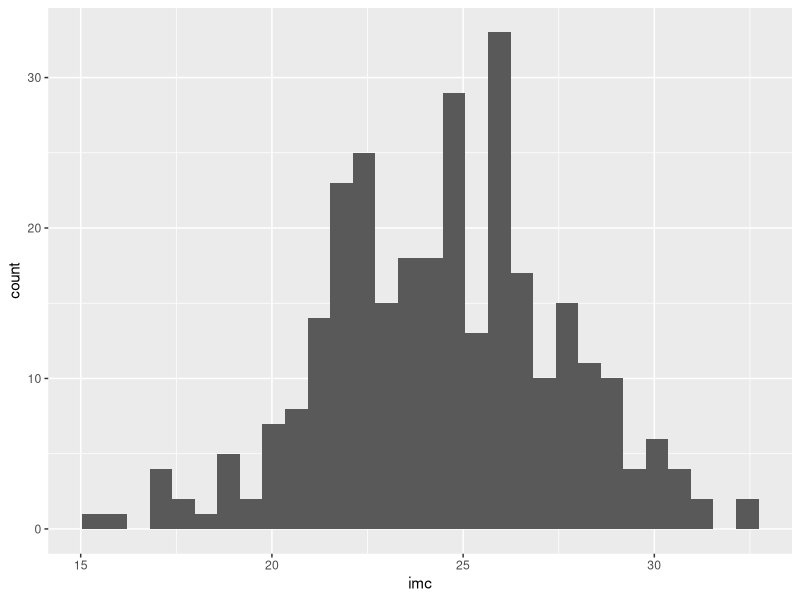
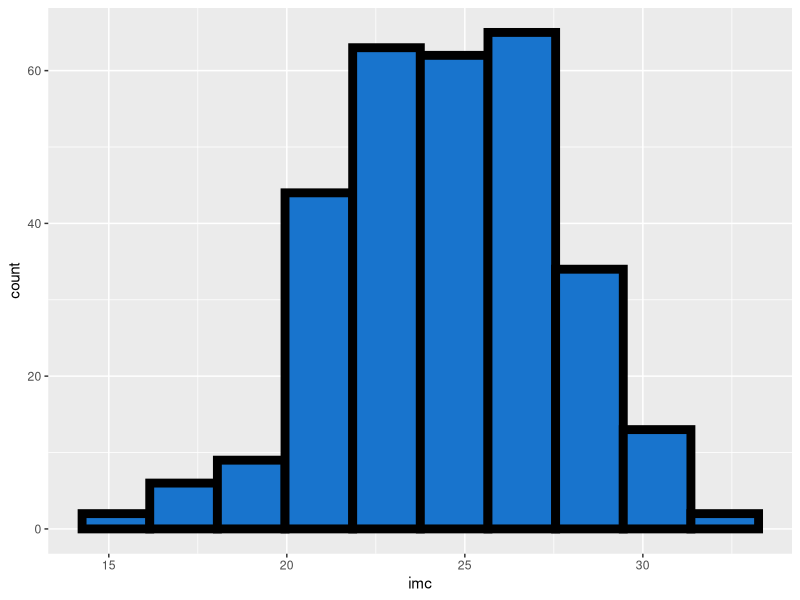
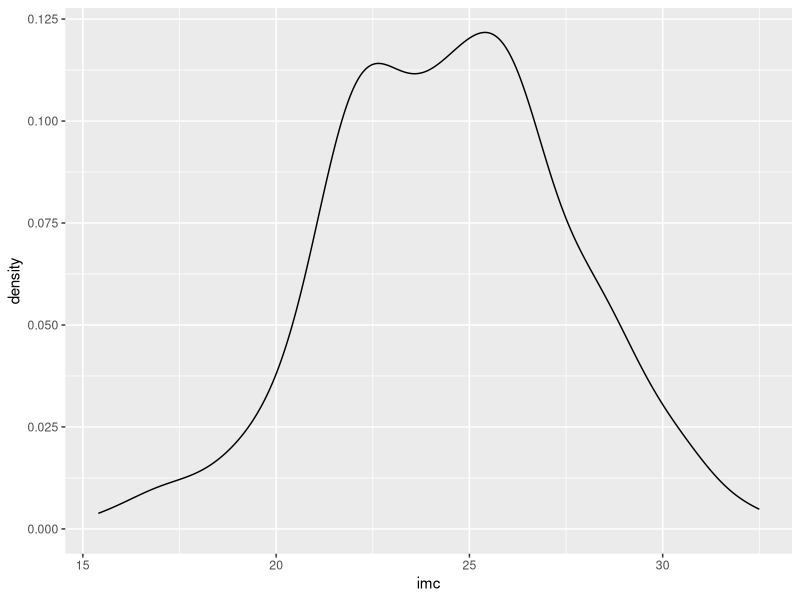
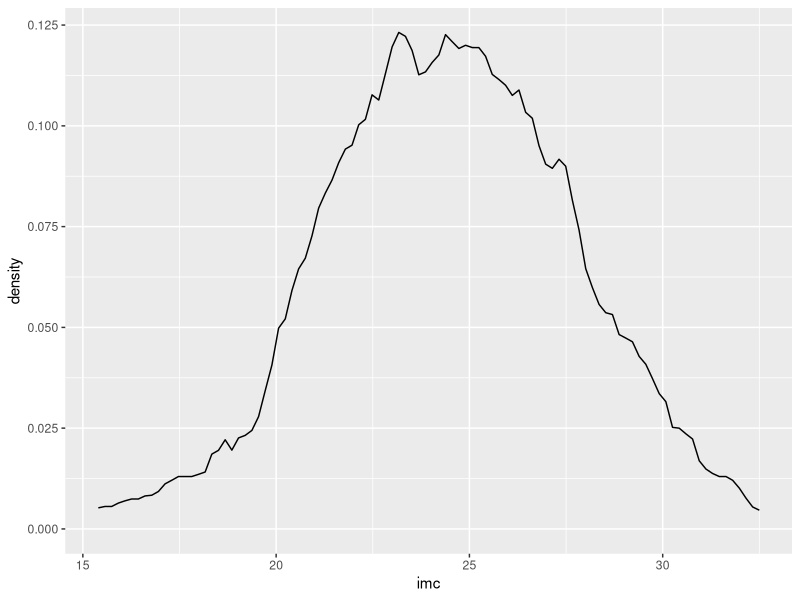
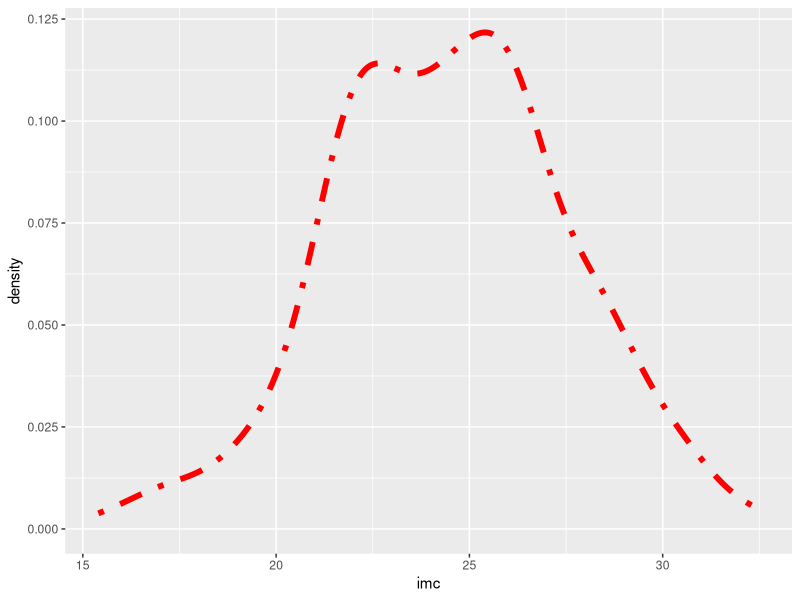
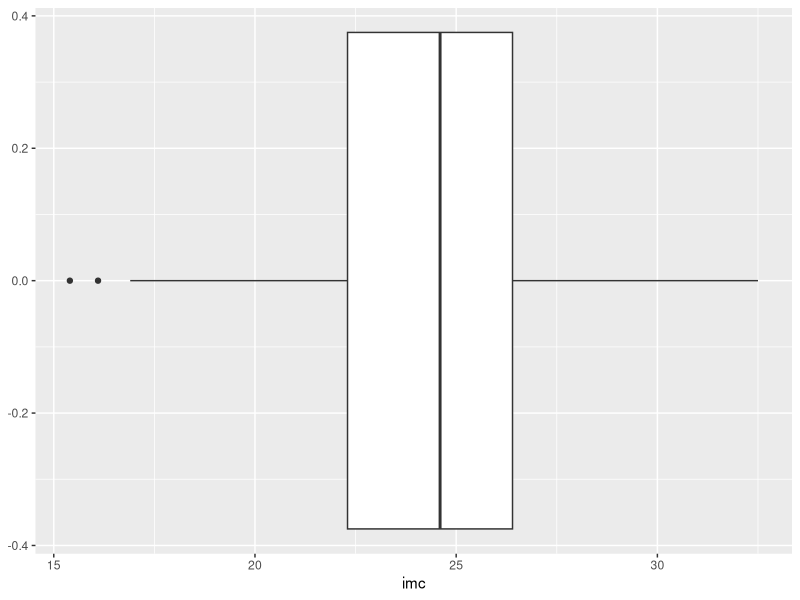
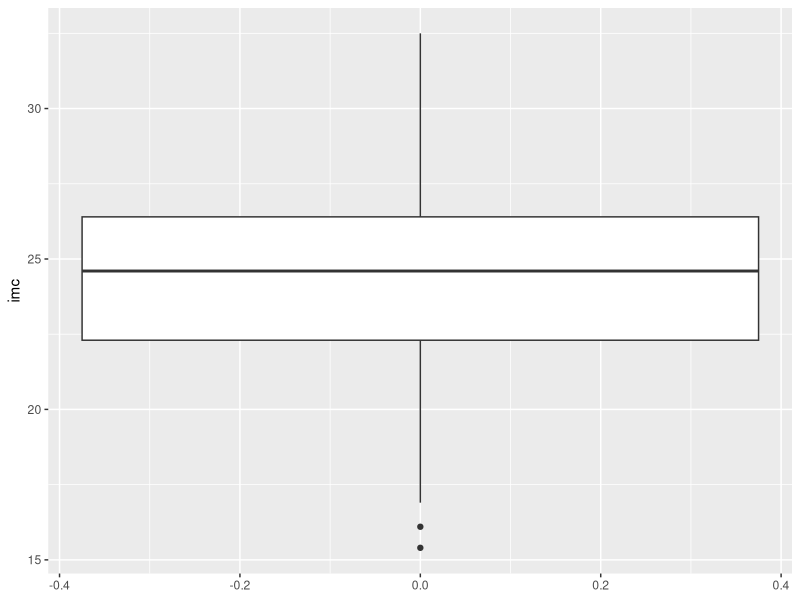
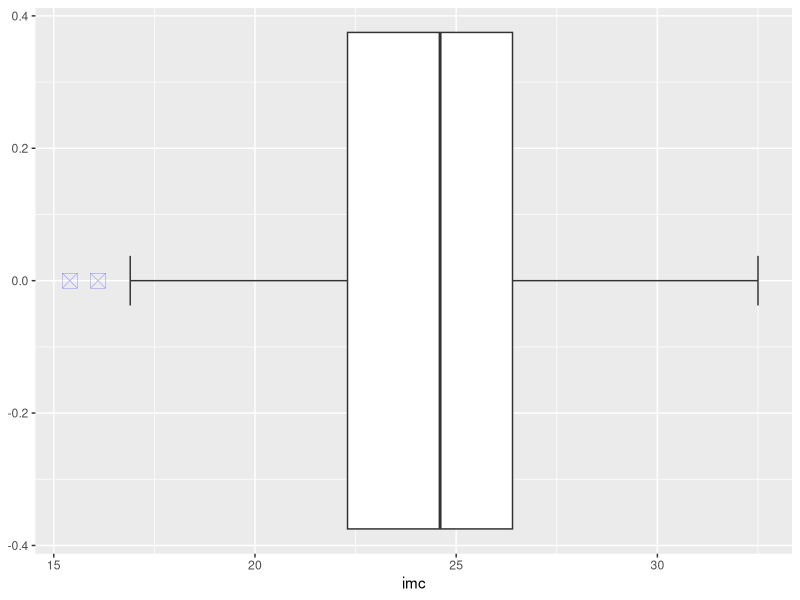

Write R code to recreate these figures, in order.
## ---- chunk 1
library(tidyverse)
## ---- chunk 2
x <- 1:10
## ---- chunk 3
## Importer les bases df_1 et meta_df_1 au format tibble :
df_1 <- read_csv2("data/df_1.csv")
meta_df_1 <- read_csv2("data/meta_df_1.csv")
## Vérifiez quel est le format de df_1 :
class(df_1) # df_1 est de format "Tibble" (tbl) et de format "data.frame"
## ---- chunk 4
df_1
## ---- chunk 5
glimpse(df_1)
## ---- chunk 6
### créer la variable obésité.
# note avec le pipe, pensez à assigner le résultat dans df_1 pour que la 
# variable crée soit bien sauvegardée dans la base df_1
# (ci-dessous, la variable est uniquement crée de manière temporaire)
df_1 %>% 
  mutate(obesite = if_else(df_1$imc >= 30, 1, 0)) 
df_1 %>% slice_head(n = 3) # la variable n'a pas été enregistrée dans df_1 !

df_1 <- df_1 %>% 
  mutate(obesite = if_else(df_1$imc >= 30, 1, 0))
df_1  %>% slice_head(n = 3) # ici, la variable a bien été ajoutée dans df_1

### Vérifier que la variable est crée correctement en calculant le min et le max
### dans chaque groupe d'obésité nouvellement créé :
# on va utiliser la fonction summarise qui permet de calculer différents paramètres
# d'une distribution de variables, voir ?summarise()
# ces analyses peuvent se faire par sous-groupes, qui sont identifiés en amont 
# par la fonction group_by()
### La fonction summarise sera revue plus en détails pour l'analyse descriptive
# Note : summarise()/summarize() peut s'écrire avec un "s" ou un "z"
df_1 %>%
  group_by(obesite) %>% # prépare à une analyse par groupe
  summarise(min = min(imc), # calcul le min et max selon les groupes définis
            max = max(imc)) # par la fonction "group_by()"

### Créer la variable imc à 4 classe, avec la fonction case_when()
### qui fonctionne selon le principe de if_else, mais pour plus de 2 catégories :
### Chaque catégorie va être définie par une formule avec : 
### la condition à gauche du signe ~ et la valeur à assigner à droite du signe ~
df_1 <- df_1 %>% 
  mutate(imc_cl = case_when(imc < 18.5 ~ 1,
                            imc >= 18.5 & imc < 25 ~ 2,
                            imc >= 25 & imc < 30 ~ 3,
                            imc >= 30 ~ 4))
df_1 %>% slice_head(n = 3) # la variable imc_cl a été ajoutée à la base df_1

### vérifier que la variable a été correctement créée
df_1 %>%
  group_by(imc_cl) %>%
  summarise(min = min(imc),
            max = max(imc))

### le croisement entre imc en classe et obésité doit être cohérent :
with(df_1, table(as.factor(imc_cl), as.factor(obesite), deparse.level = 2))

df_1 %>% group_by(imc_cl, obesite) %>% summarise(n = n())
df_1 %>% count(imc_cl, obesite) # équivalent à la commande précédente
## ---- chunk 7
## Après les modifications suivantes, on inspectera les 3 premières lignes : 
##   - Renommer une variable sans changer sa position
df_1 %>% 
  rename(imc_en_classe = imc_cl) %>% 
  slice_head(n = 3)

##   - Changer l'ordre des colonnes, par exemple, déplacer les colonnes 
##     imc_cl et obesité (dans cet ordre) après la variable imc
df_1 %>% 
  relocate(imc_cl, obesite, .after = imc) %>% 
  slice_head(n = 3)
## ---- chunk 8
## Nous allons compléter la base de méta-données en ajoutant des lignes
meta_df_1
## On commence par rajouter les labels de la variable imc_cl
# Note : pensez à assigner la commande à la base meta_df_1 pour enregistrer les 
# modifications sinon, la création ne sera que temporaire
meta_df_1 <- meta_df_1 %>% add_row(var = rep("imc_cl", 4), 
                                   label = rep("IMC en classes", 4), 
                                   id_labs = 1:4, 
                                   code_labs = 1:4,
                                   labs = c("Maigreur", "Normal", "Surpoids", "Obèse"))
meta_df_1 %>% slice_tail(n = 6)
## Puis, on ajoute les labels de la variable obesite 
## mais en les positionnant juste avant les labels de imc_cl
meta_df_1 <- meta_df_1 %>% add_row(var = rep("obesite", 2), 
                                   label = rep("Obésité", 2), 
                                   id_labs = c(1,2), 
                                   code_labs = c(0,1),
                                   labs = c("Non", "Oui"), 
                                   .before = 9) # avant la 9ème ligne
meta_df_1 %>% slice_tail(n = 7)
## ---- chunk 9
## Inspecter les données des patients 135 à 140 :
df_1 %>% filter(subjid %in% 135:140)
# Modifier la valeur de PAS du patient n°137 de 133 mmHg à 123 mmHg
# => change la valeur à 123 si subjid == 137, sinon garde la valeur pas originale
df_1 <- df_1 %>% mutate(pas = if_else(subjid == 137, 123, pas)) 
## Vérifier que la modification est bien enregistrée :
df_1 %>% filter(subjid %in% 135:140)

## Autre possibilité avec la fonction rows_update() où indique un sous-ensemble 
## de la base qui doit être mise à jour
# Note : dans l'exemple ci-dessous, on fait une transformation temporaire
df_1 %>% # pas d'assignation (pour une transformation temporaire)
  rows_update(tibble(subjid = 137, pas = 133)) %>% # revient à la valeur de 133
  filter(subjid %in% 135:140) # visualiser les lignes subjid = 135 à 140
## ---- chunk 10
df_1 <- df_1 %>% 
  mutate(sexL = factor(sex, 
                       labels = meta_df_1$labs[meta_df_1$var == "sex"]),
         traitL = factor(trait))
df_1 %>% slice_head(n = 5) # sexL et traitL ont été ajoutées à df_1
## ---- chunk 11
## Utilisons la fonction fct_recode() pour recoder les levels de la variable traitL, 
df_1$traitL <- fct_recode(df_1$traitL, 
                          Placebo = "1", # nouveau label = "ancien label"
                          "Traitement A" = "2", 
                          "Traitement B" = "3")
# s'il y a des caractètres spéciaux (comme des espaces, le nouveau nom doit être
# entre guillements)
## ---- chunk 12
## Par exemple, nous pouvons décrire les paramètres de la distribution de l'IMC 
df_1 %>% summarise(n = sum(!is.na(imc)), # nombre de non-manquants
                   mean = mean(imc), 
                   sd = sd(imc), 
                   min = min(imc), 
                   p25 = quantile(imc, probs = 0.25),
                   med = median(imc),
                   p75 = quantile(imc, probs = 0.75),
                   max = max(imc))

## Moyenne et écart type des deux variables quantitatives 
df_1 %>% summarise_at(c("imc", "pas"), 
                      list(mean = mean, 
                           sd = sd), 
                      na.rm = TRUE) # argument des fonctions mean et sd
## ---- chunk 13
## On créé une 1ère ligne pour l'IMC, stockée dans l'objet "row_imc"
row_imc <- df_1 %>% 
  summarise(n = sum(!is.na(imc)), # créé une ligne avec les paramètres
            mean = mean(imc, na.rm = TRUE),
            sd = sd(imc, na.rm = TRUE), 
            min = min(imc, na.rm = TRUE), 
            p25 = quantile(imc, probs = 0.25, na.rm = TRUE),
            med = median(imc, na.rm = TRUE),
            p75 = quantile(imc, probs = 0.75, na.rm = TRUE),
            max = max(imc, na.rm = TRUE)) %>%
  mutate(var = "IMC (kg/m2)") %>% # ajoute une colonne avec le nom de variable
  relocate(var, .before = n) # déplace le nom de variable en 1ère colonne

## On créé une 2ème ligne pour la PAS, stockée dans l'objet "row_pas
row_pas <- df_1 %>% 
  summarise(n = sum(!is.na(pas)), # créé une ligne avec les paramètres
            mean = mean(pas, na.rm = TRUE),
            sd = sd(pas, na.rm = TRUE), 
            min = min(pas, na.rm = TRUE), 
            p25 = quantile(pas, probs = 0.25, na.rm = TRUE),
            med = median(pas, na.rm = TRUE),
            p75 = quantile(pas, probs = 0.75, na.rm = TRUE),
            max = max(pas, na.rm = TRUE)) %>%
  mutate(var = "PAS (mmHg)") %>% # ajoute une colonne avec le nom de variable
  relocate(var, .before = n) # déplace le nom de variable en 1ère colonne

## on fusionne le deux lignes avec la fonction bind_rows()
bind_rows(row_imc, row_pas)
## ---- chunk 14
## Description avec les fonctions classiques de Rbase
table(df_1$traitL)
prop.table(table(df_1$traitL))

## Description avec la fonction fct_count() du package forcats
fct_count(df_1$traitL)

fct_count(df_1$traitL, 
          sort = TRUE, # trie les modalités de réponses du + au - fréquent
          prop = TRUE) # ajoute les proportions


## Comme précédemment, on peut combiner dans une seule table la description des 
## variables sexe et traitement avec la fonction bind_row()
# Note : ci-dessous, on ajoute une ligne contenant uniquement le nom de variable, 
#        récupéré dans la base de méta-données, 
#        puis on renomme les colonnes f et p
bind_rows(tibble(f = meta_df_1$label[meta_df_1$var == "sex"][1]),
          fct_count(df_1$sexL, sort = TRUE, prop = TRUE),
          tibble(f = meta_df_1$label[meta_df_1$var == "trait"][1]),
          fct_count(df_1$traitL, sort = TRUE, prop = TRUE)) %>%
  rename("Variable" = f, 
         "%" = p)
## ---- chunk 15
## Variables quantitatives
## 1) représenter la distribution de l'IMC à l'aide d'un histogramme
ggplot(data = df_1, mapping = aes(x = imc)) +
  geom_histogram()
# pour voir les options possibles de l'histogramme : 
?geom_histogram
ggplot(data = df_1, mapping = aes(x = imc)) +
  geom_histogram(bins = 10, # nombre de "rectangles" default = 30
                 colour = "black", # couleur du contour
                 linewidth = 3, # épaisseur de ligne
                 fill = "dodgerblue3")

## 2) La distribution de l'IMC par une densité de kernel
ggplot(data = df_1, mapping = aes(x = imc)) +
  geom_density()
# pour voir les options possibles de les densités de kernel : 
?geom_density
ggplot(data = df_1, mapping = aes(x = imc)) +
  geom_density(bw = "nrd", n = 100, # bandwidth selector
               kernel = "rectangular") # kernel function
ggplot(data = df_1, mapping = aes(x = imc)) +
  geom_density(bw = "nrd0", # default bandwidth selector
               kernel = "gaussian", # default kernel function
               colour = "red", # couleur du contour
               linewidth = 2, # épaisseur de ligne
               linetype = 4) # type de ligne (dotdash)
# type de lignes : 
# 0 = blank, 1 = solid, 2 = dashed, 3 = dotted, 4 = dotdash, 5 = longdash, 
# 6 = twodash

## 3) La distribution de l'IMC par un boxplot
ggplot(data = df_1, mapping = aes(x = imc)) +
  geom_boxplot()
# représentation sur l'axe des Y
ggplot(data = df_1, mapping = aes(y = imc)) +
  geom_boxplot()
# pour voir les options possibles des boxplots : 
?geom_boxplot
ggplot(data = df_1, mapping = aes(x = imc)) +
  geom_boxplot(outliers = TRUE, # afficher les outliers
               outlier.colour = "blue",
               outlier.fill = "green",
               outlier.shape = 7, # symbole des outliers voir ?shape
               outlier.size = 5, # taille des outliers
               outlier.stroke = 0.1, # épaisseur de trait des outliers
               outlier.alpha = NULL, # transparence des outliers
               staplewidth = 0.1) # largeur de la moustache


## Variables qualitatives
## Représenter la distribution du sexe par un diagramme en barres
ggplot(data = df_1, mapping = aes(x = sexL)) +
  geom_bar()
# pour voir les options possibles de les diagrammes en barres : 
?geom_bar
# sur l'axe des Y plutôt que des X
ggplot(data = df_1, mapping = aes(y = sexL)) + # ici y = sexL
  geom_bar()
# options
ggplot(data = df_1, mapping = aes(x = sexL)) +
  geom_bar(mapping = aes(y = after_stat(prop)), # pour des % plutôt que des N
           just = 0.1, # emplacement : 0=à gauche, 1=à droite, 0.5=centré
           width = 0.5, # largeur de bande (0.9 par défaut)
           colour = "red", # couleur de ligne
           linewidth = 2, # largeur de ligne
           fill = "orange2") # couleur de remplissage
## ---- chunk 16
### Boxplot de la PAS en fonction du sexe 
ggplot(data = df_1, mapping = aes(x = sexL, y = pas)) +
  geom_boxplot(outliers = TRUE, staplewidth = 0.2) + 
  labs(x = "Sexe", y = "PAS (mmHg)", 
       title = "PAS en fonction du sexe", 
       subtitle = "vous pouvez ajouter un sous-titre")

### Boxplot de la PAS en fonction du traitement
ggplot(data = df_1, mapping = aes(x = traitL, y = pas)) +
  geom_boxplot(outliers = TRUE, staplewidth = 0.2) + 
  labs(x = "Traitement", y = "PAS (mmHg)", 
       title = "PAS en fonction du traitement")

### Répartition du sexe par traitement
ggplot(data = df_1, mapping = aes(x = traitL, fill = sexL)) +
  geom_bar(position = "stack") + # empilé
  labs(x = "Traitement", title = "Sexe et traitement")

ggplot(data = df_1, mapping = aes(x = traitL, fill = sexL)) +
  geom_bar(position = "dodge") + # côte à côte
  labs(x = "Traitement", title = "Sexe et traitement")

### On peut représenter un nuage de points de la PAS en fonction de l'IMC : 
### où les hommes et les femmes ont deux symboles différents et les traitements 
### trois couleurs différentes
ggplot(data = df_1, mapping = aes(y = pas, 
                                  x = imc,
                                  shape = sexL,
                                  color = traitL)) +
  geom_point() 
# avec plus d'options
ggplot(data = df_1, mapping = aes(y = pas, x = imc, shape = sexL, 
                                  color = traitL)) +
  geom_point(size = 2) + # taille des symboles
  labs(x = "IMC (kg/m²)", y = "PAS (mmHg)", # titre et axes
       title = "PAS en fonction de l'IMC") + 
  scale_colour_discrete(name = "Traitement", # 1ère légende liée aux couleurs
                          breaks = c("Placebo", "Traitement A", "Traitement B"),
                          labels = c("Placebo", "Traitement", "Traitement B")) +
  scale_shape_discrete(name = "Sex", # 2ème légende liée aux symboles
                       breaks = c("Féminin", "Masculin"),
                       labels = c("Féminin", "Masculin")) + 
  theme(axis.text = element_text(size = 12)) # taille des valeurs sur les axes
## ---- chunk 17
df_1 %>%
  group_by(sexL)
# Notez qu'en description, le tibble indique qu'il considère la variable sexL
# comme une variable de groupe => cela est pris en compte pour les analyses qui 
# suivront dans le pipe.
# Si vous avez sauvegardé une base tibble avec une propriété de sous-groupe, 
# vous pouvez la supprimer avec la fonction ungroup()
df_1 %>%
  group_by(sexL) %>%
  ungroup()

## Description de l'IMC en fonction du sexe
df_1 %>%
  group_by(sexL) %>%
  summarise(n = sum(!is.na(imc)), # nombre de non-manquants
            mean = mean(imc), 
            sd = sd(imc))

## Description de la PAS en fonction du traitement
df_1 %>%
  group_by(traitL) %>%
  summarise(n = sum(!is.na(pas)), # nombre de non-manquants
            mean = mean(pas), 
            sd = sd(pas))
## ---- chunk 18
# Dans l'exemple ci-dessous, pour décrire une variable catégorielle par groupe, 
# on décrit le résultat d'un test de condition, le calcule des paramètres sum() 
# et mean() va transformer par coercition la variable vrai/faux en variable 
# binaire 1/0 avant de faire le calcul 
# (pour rappel, un pourcentage est une moyenne de 0 et de 1).
df_1 %>%
  group_by(sexL) %>%
  summarise("Placebo, n" = sum(trait == 1), # effectif
            "Placebo, %" = mean(trait == 1) * 100, # % en ligne (selon le sex)
            "Traitement A, n" = sum(trait == 2), 
            "Traitement A, %" = mean(trait == 2) * 100,
            "Traitement B, n" = sum(trait == 3), 
            "Traitement B, %" = mean(trait == 3) * 100)
## ---- chunk 19
## Test de Student
ttest_pas_sex <- df_1 %>% t.test(data = ., # placeholder pour la position de df_1
                                 pas ~ sexL, # formula
                                 var.equal = TRUE) # pour le test de Student
ttest_pas_sex
## test de Levene
df_1 %>% car::leveneTest(pas ~ sexL,
                         data = .) # placeholder

## Distribution de la PAS chez les femmes
df_1 %>% 
  filter(sex == 0) %>%
  ggplot(aes(x = pas)) + 
  geom_density() + 
  stat_function(fun = dnorm, 
                args = list(mean = mean(df_1$pas[df_1$sex == 0]), 
                            sd = sd(df_1$pas[df_1$sex == 0])),
                col = "red", lwd = 0.5, lty = "dashed") + 
  labs(title = "Chez les femmes")

## Distribution de la PAS chez les hommes
df_1 %>% 
  filter(sex == 1) %>%
  ggplot(aes(x = pas)) + 
  geom_density() + 
  stat_function(fun = dnorm, 
                args = list(mean = mean(df_1$pas[df_1$sex == 1]), 
                            sd = sd(df_1$pas[df_1$sex == 1])),
                col = "red", lwd = 0.5, lty = "dashed")+ 
  labs(title = "Chez les hommes")

## On peut également combiner 2 QQ-plots pour vérifier la normalité 
df_1 %>% ggplot(mapping = aes(sample = pas, colour = sexL)) + 
  stat_qq() + 
  stat_qq_line() 

## Si on veut appliquer un test de Wilcoxon
df_1 %>% wilcox.test(data = ., # placeholder
                     pas ~ sex) # p-value = 1.529e-06
## ---- chunk 20
anova_pas_trait <- df_1 %>%
  lm(pas ~ traitL, 
     data = .) %>% # placeholder
  anova()
anova_pas_trait

## Tester la normalité avec un QQ-plot sur les résidus du modèle linéaire : 
mod_pas_trait <- df_1 %>%
  lm(pas ~ traitL, 
     data = .)

ggplot(mapping = aes(sample = mod_pas_trait$residuals)) + 
  geom_qq() + 
  stat_qq() + stat_qq_line() # ajoute la ligne de référence

## si on veut faire un test de Kruskal Wallis
df_1 %>% 
  kruskal.test(pas ~ traitL, data = .) # p-value = 7.336e-05
## ---- chunk 21
chi2 <- df_1 %>% 
  with(table(sexL, traitL)) %>%
  chisq.test(correct = FALSE)

# effectifs attendus
chi2$expected

# On peut également appliquer le test exact de Fisher
df_1 %>% 
  with(table(sexL, traitL)) %>%
  fisher.test()
## ---- chunk 22
## Corrélation de Pearson et Spearman entre PAS et IMC
df_1 %>% with(cor.test(imc, pas, method = "pearson"))
df_1 %>% with(cor.test(imc, pas, method = "spearman"))
## ---- chunk 23
## Modèle linéaire mumltivarié de la PAS en fonction du traitement, du sexe 
## et de l'IMC
model <- df_1 %>% lm(pas ~ traitL + sexL + imc, 
                     data = .) # placeholder

df_1 %>% 
  lm(pas ~ traitL + sexL + imc, 
     data = .) %>%
  summary()

## Graphique de diagnostic des rédidus en fonction des valeurs prédites
ggplot() + 
  geom_point(mapping = aes(y = model$residuals, # résidus
                           x = model$fitted.values)) + # valeurs prédites
  geom_smooth(mapping = aes(y = model$residuals, 
                           x = model$fitted.values)) + 
  labs(y = "résidus", x = "valeurs prédites")

# par défaut, geom_smooth fait un spline
# si on veut une fonction loess comme dans l'exemple du chapitre d'analyse Rbase
ggplot() + 
  geom_point(mapping = aes(y = model$residuals, # résidus
                           x = model$fitted.values), # valeurs prédites
             shape = 1) + # symbole des points
  geom_smooth(mapping = aes(y = model$residuals, 
                            x = model$fitted.values),
              method = "loess", # méthode de lissage
              colour = "red", # couleur de ligne
              linetype = 2, # type de ligne
              linewidth = 0.5, # largeur de ligne
              se = FALSE) + # supprime la bande d'IC95% 
  labs(y = "résidus", x = "valeurs prédites")
               
## QQ plot des résidus
ggplot(mapping = aes(sample = model$residuals)) + 
  geom_qq(shape = 1) + 
  stat_qq(shape = 1) + stat_qq_line() 
